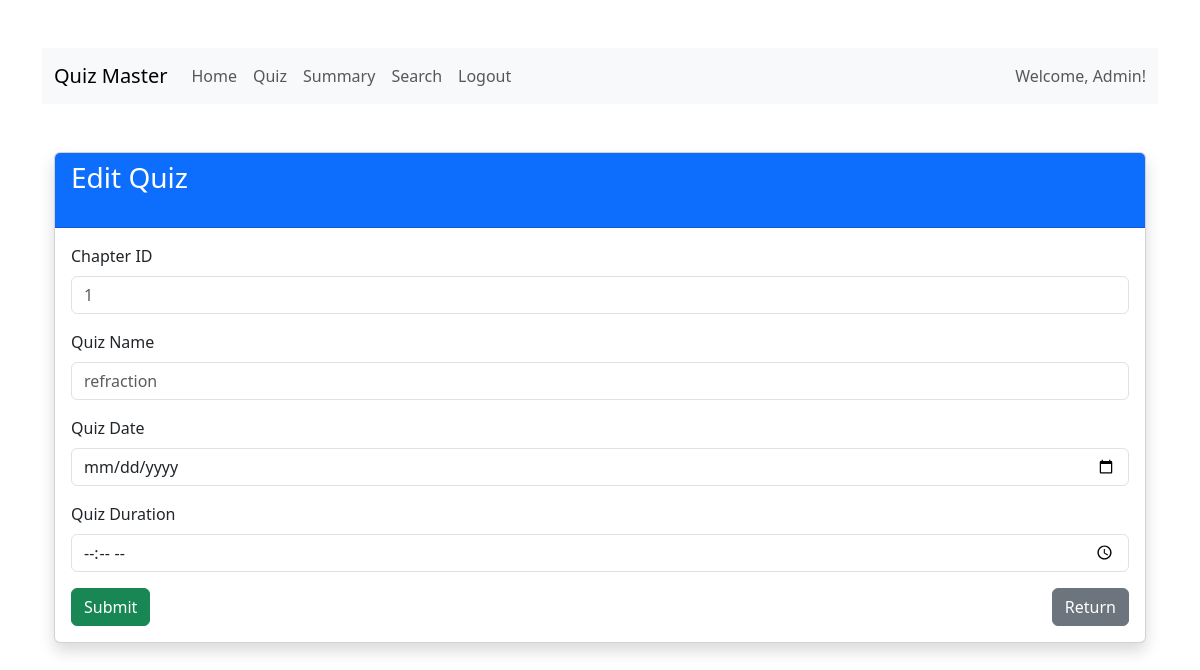
/editquiz/1, run on an earlier commit of the app's database.
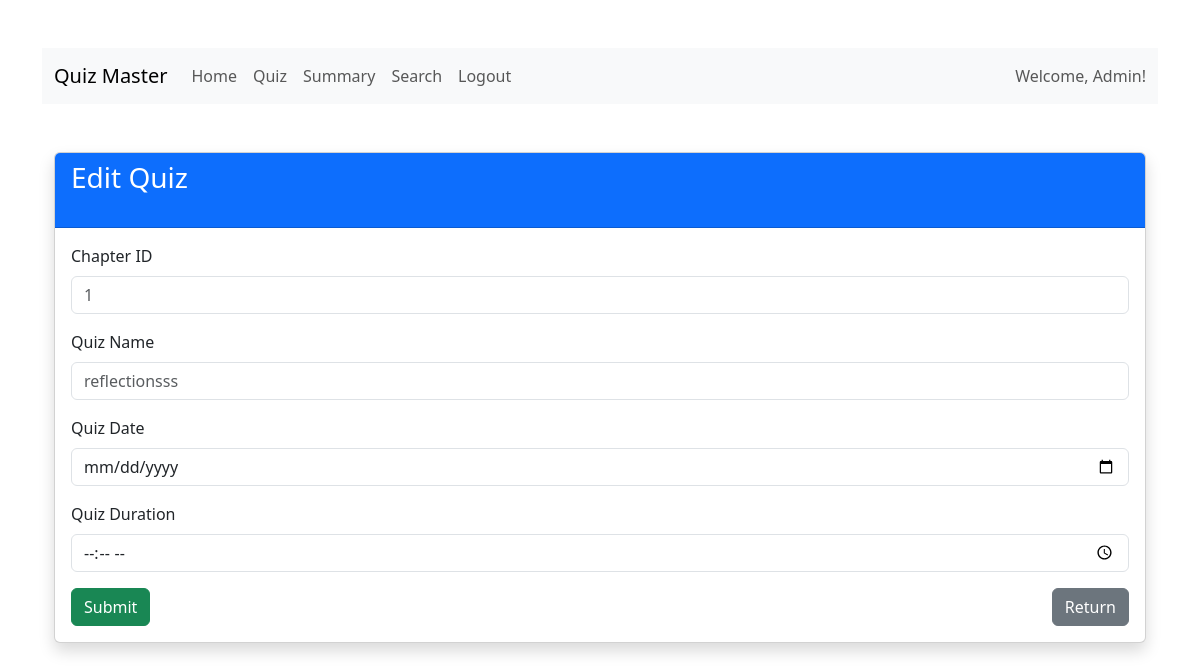
And on a later commit of the database.
### models/quiz.py (models this page shows, shortened)
class Quiz(db.Model):
    id = db.Column(db.Integer, primary_key=True)
    chapter_id = db.Column(db.Integer, db.ForeignKey('chapter.id'), nullable=False)
    quizdate = db.Column(db.Date)
    quizduration = db.Column(db.Time)
    quizname=db.Column(db.String(150), nullable=False,unique=True)
    questions = db.relationship('Question', backref='quiz', lazy=True)

### app.py (the view, shortened to what this page needs)
@app.route("/editquiz/<int:id>", methods=["GET", "POST"])
def editquiz(id):
    quiz = Quiz.query.filter_by(id=id).first()
    if request.method == "GET":
        return render_template("editquiz.html",quiz=quiz)

### templates/editquiz.html (shortened to what this page needs)
{% extends "base.html" %}
{% block content %}
<nav class="navbar navbar-expand-lg navbar-light bg-light">
    <div class="container-fluid">
        <a class="navbar-brand" href="{{ url_for('path', role='admin', id=1) }}">Quiz Master</a>
        <div class="collapse navbar-collapse" id="navbarSupportedContent">
            <ul class="navbar-nav me-auto mb-2 mb-lg-0">
                <li class="nav-item">
                    <a class="nav-link" href="{{ url_for('path', role='admin', id=1) }}">Home</a>
                </li>
                <li class="nav-item">
                    <a class="nav-link" href="{{ url_for('quizmanagement') }}">Quiz</a>
                </li>
                <li class="nav-item">
                    <a class="nav-link" href="{{ url_for('adminsummary') }}">Summary</a>
                </li>
                <li class="nav-item">
                    <a class="nav-link" href="{{ url_for('adminsearch') }}">Search</a>
                </li>
                <li class="nav-item">
                    <a class="nav-link" href="{{ url_for('logout') }}">Logout</a>
                </li>
            </ul>
            <span class="navbar-text ms-auto">
                Welcome, Admin!
            </span>
        </div>
    </div>
</nav>
<div class="container mt-5">
    <div class="card shadow">
        <div class="card-header bg-primary text-white">
            <h3 class="mb-4">Edit Quiz</h3>
        </div>
        <div class="card-body">
            <form method="POST">
                <div class="mb-3">
                    <label for="chapterid" class="form-label">Chapter ID</label>
                    <input type="text" class="form-control" name="chapterid" placeholder="{{quiz.chapter_id}}">
                </div>
                <div class="mb-3">
                    <label for="quizname" class="form-label">Quiz Name</label>
                    <input type="text" class="form-control" name="quizname" placeholder="{{quiz.quizname}}">
                </div>
                <div class="mb-3">
                    <label for="quizdate" class="form-label">Quiz Date</label>
                    <input type="date" class="form-control" name="quizdate" placeholder="{{quiz.quizdate}}">
                </div>
                <div class="mb-3">
                    <label for="quizduration" class="form-label">Quiz Duration</label>
                    <input type="time" class="form-control" name="quizduration" placeholder="{{quiz.quizduration}}">
                </div>
                <div class="d-flex justify-content-between">
                    <button type="submit" class="btn btn-success">Submit</button>
                    <button type="button" class="btn btn-secondary" onclick="window.location.href='{{ url_for('quizmanagement') }}'">Return</button>
                </div>
            </form>
        </div>
    </div>
</div>
{% endblock %}

What changed in the data, as far as the page shows it:
changed Quiz: quizname "refraction" → "reflectionsss"
